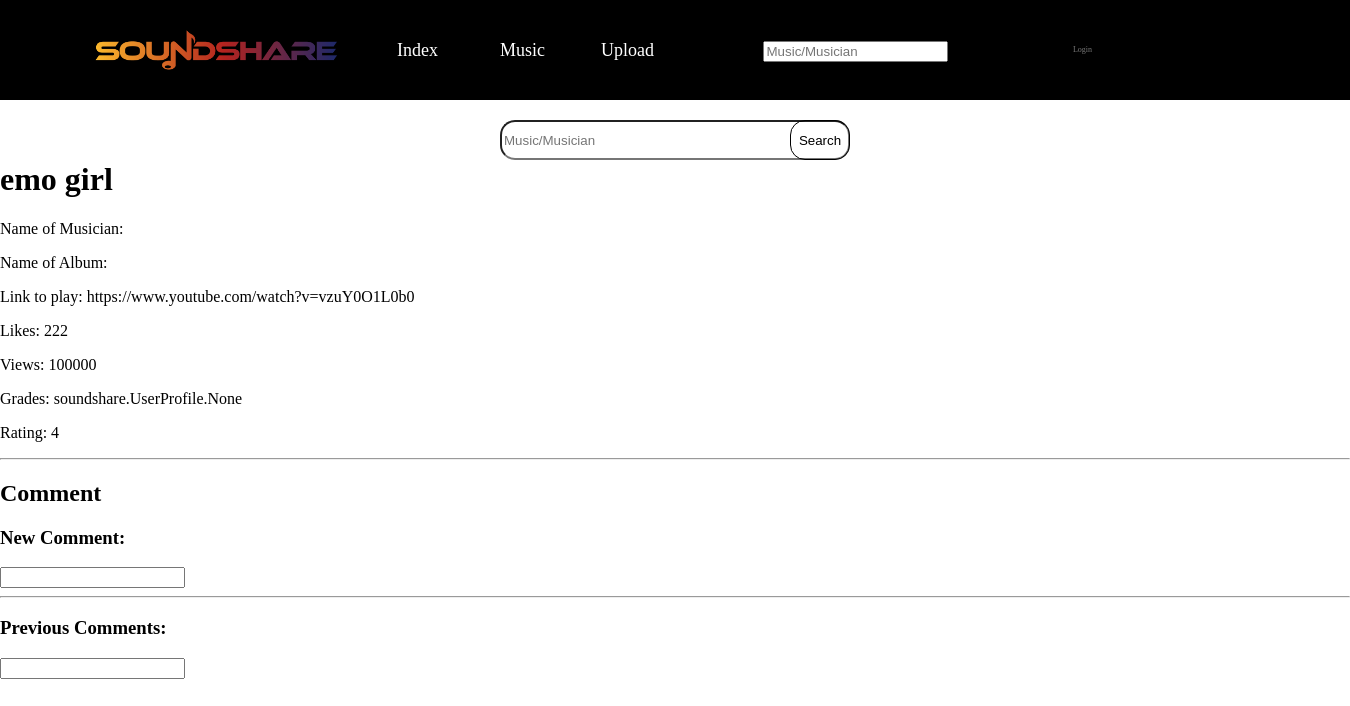
/soundshare/music/emo girl/, run on the app's committed database.
### soundshare/models.py (models this page shows, shortened)
class Song(models.Model):
    title = models.CharField(max_length=64, unique=True)
    views = models.IntegerField(default=0)
    likes = models.IntegerField(default=0)
    creator = models.ManyToManyField(UserProfile)
    average_rating = models.IntegerField(default=0)
    album_title = models.CharField(max_length=64)
    link = models.URLField(unique=True)

### soundshare/views.py (the view)
# urls.py: path('music/<str:music_title>/', views.music, name='music'),
def music(request, music_title):
    context_dict = {}
    try:
        music_info = Song.objects.get(title=music_title)
        context_dict = {'music_info': music_info}
        return render(request, 'soundshare/music.html', context=context_dict)
    except Song.DoesNotExist:
        print("The song is not exist!")
        return render(request, 'soundshare/music.html', context=context_dict)

### templates/soundshare/music.html (shortened to what this page needs)
{% extends 'soundshare/base.html' %}
{% load staticfiles %}
{% block body_block %}
	<div id="background-music">
		<div id="sear1">
			<form method="post" id="form2"><input type="search" placeholder="Music/Musician" id="sear">
				<button id="but2">Search</button>
			</form>
		</div>
		<div id="music_info">
			{% if music_info %}
			<h1> {{ music_info.title }} </h1>
			<div id="detail_info">
				<p> Name of Musician: {{ music_info. }}</p>
				<p> Name of Album: {{ music_info.album_title }}</p>
				<p> Link to play: {{ music_info.link }} </p>
				<p> Likes: {{ music_info.likes }} </p>
				<p> Views: {{ music_info.views }} </p>
				<p> Grades: {{ music_info.creator }} </p>
				<p> Rating: {{ music_info.average_rating }} </p>
			</div>
			<hr />
			<h2> Comment </h2>
			<div id="comment">
				<div id="new_comment">
					<h3>New Comment: </h3> <input />
				</div>
				<hr />
				<div id="previous_comments">
					<h3>Previous Comments: </h3> <input />
				</div>
			</div>
			{% endif %}
		</div>
	</div>
{% endblock %}

### static/css/style.css (style rules this page uses)
body { width: 100%; height: 100%; border: 0; margin: 0 auto; padding: 0; }
div { display: block; }
button { background-color: Transparent; background-repeat:no-repeat; border: none; cursor:pointer; overflow: hidden; outline:none; }
#sear1 { margin: 0 auto; text-align:center; position: relative; vertical-align:middle; height: 40px; width: 350px; }
#sear { height: 40px; border-radius: 15px; width: 350px; }
#form2 { position: relative; height: 40px; border-radius: 15px; width: 350px; top: 20px; }
#but2 { position: relative; border: 1px solid black; border-radius: 15px; height: 40px; width: 17%; top: -40px; right: -145px; }

### data on the page
Song: title "emo girl", link "https://www.youtube.com/watch?v=vzuY0O1L0b0", likes "222", views "100000", creator "soundshare.UserProfile.None", average_rating "4"
